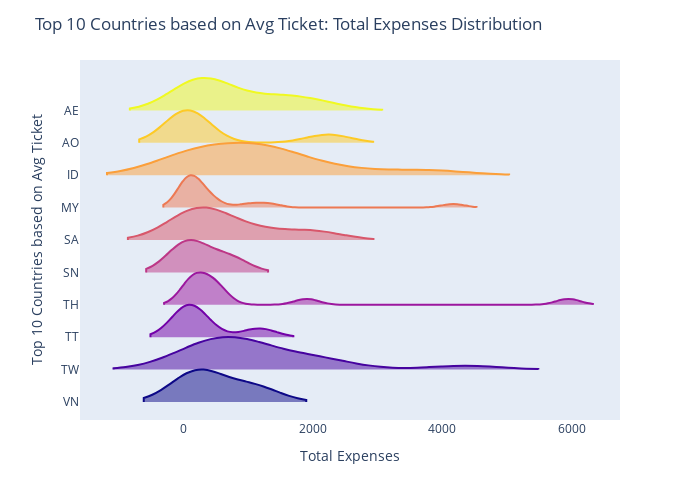

The notebook cell this image was saved under:
### Code cell
fig = px.violin(df_Top_10_Avg , y='customer_country',x="amount", color = 'customer_country', color_discrete_sequence=px.colors.sequential.Plasma_r)
fig.update_traces(orientation='h', side='positive', width=2, points=False)
fig.update_layout(title='Top 10 Countries based on Avg Ticket: Total Expenses Distribution',xaxis_showgrid=False, xaxis_zeroline=False, yaxis_title='Top 10 Countries based on Avg Ticket', xaxis_title='Total Expenses', yaxis = dict(tickmode='linear'), showlegend=False, width=700, height=500,violinmode='group')
fig.show()

### Figure 1 — Plotly figure (JSON) as saved in the notebook; plotly's stock layout.template omitted (floating-point values rounded to 4 significant figures)
{"data": [{"alignmentgroup": "True", "box": {"visible": false}, "hovertemplate": "customer_country=%{y}<br>amount=%{x}<extra></extra>", "legendgroup": "AE", "marker": {"color": "#f0f921"}, "name": "AE", "offsetgroup": "AE", "orientation": "h", "points": false, "scalegroup": "True", "showlegend": true, "side": "positive", "type": "violin", "width": 2, "x": [2027.0, 1581.0, 396, 25.5, 1341.0, 276.7, 768.5, 150, 468.6, 2215.0, 1662.0, 571.3, 205, 678.2, 1301.0, 35, 217.6, 94.3], "x0": " ", "xaxis": "x", "y": ["AE", "AE", "AE", "AE", "AE", "AE", "AE", "AE", "AE", "AE", "AE", "AE", "AE", "AE", "AE", "AE", "AE", "AE"], "y0": " ", "yaxis": "y"}, {"alignmentgroup": "True", "box": {"visible": false}, "hovertemplate": "customer_country=%{y}<br>amount=%{x}<extra></extra>", "legendgroup": "AO", "marker": {"color": "#fdca26"}, "name": "AO", "offsetgroup": "AO", "orientation": "h", "points": false, "scalegroup": "True", "showlegend": true, "side": "positive", "type": "violin", "width": 2, "x": [79.92, 2235, 109.8, 10.8, 35.85], "x0": " ", "xaxis": "x", "y": ["AO", "AO", "AO", "AO", "AO"], "y0": " ", "yaxis": "y"}, {"alignmentgroup": "True", "box": {"visible": false}, "hovertemplate": "customer_country=%{y}<br>amount=%{x}<extra></extra>", "legendgroup": "ID", "marker": {"color": "#fb9f3a"}, "name": "ID", "offsetgroup": "ID", "orientation": "h", "points": false, "scalegroup": "True", "showlegend": true, "side": "positive", "type": "violin", "width": 2, "x": [76.94, 1482.0, 1325, 183.2, 1125, 2456.0, 1500.0, 857.7, 87.86, 3772.0, 925.9, 160.8], "x0": " ", "xaxis": "x", "y": ["ID", "ID", "ID", "ID", "ID", "ID", "ID", "ID", "ID", "ID", "ID", "ID"], "y0": " ", "yaxis": "y"}, {"alignmentgroup": "True", "box": {"visible": false}, "hovertemplate": "customer_country=%{y}<br>amount=%{x}<extra></extra>", "legendgroup": "MY", "marker": {"color": "#ed7953"}, "name": "MY", "offsetgroup": "MY", "orientation": "h", "points": false, "scalegroup": "True", "showlegend": true, "side": "positive", "type": "violin", "width": 2, "x": [1009.0, 174.8, 96.25, 47.95, 261.9, 98.75, 4170.0, 105.8, 459.1, 49.95, 69.95, 1330, 368.9, 47.98], "x0": " ", "xaxis": "x", "y": ["MY", "MY", "MY", "MY", "MY", "MY", "MY", "MY", "MY", "MY", "MY", "MY", "MY", "MY"], "y0": " ", "yaxis": "y"}, {"alignmentgroup": "True", "box": {"visible": false}, "hovertemplate": "customer_country=%{y}<br>amount=%{x}<extra></extra>", "legendgroup": "SA", "marker": {"color": "#d8576b"}, "name": "SA", "offsetgroup": "SA", "orientation": "h", "points": false, "scalegroup": "True", "showlegend": true, "side": "positive", "type": "violin", "width": 2, "x": [1230.0, 2018.0, 2018.0, 1009.0, 293.0, 191.1, 511.7, 57.1, 70, 377.1, 381, 128.0], "x0": " ", "xaxis": "x", "y": ["SA", "SA", "SA", "SA", "SA", "SA", "SA", "SA", "SA", "SA", "SA", "SA"], "y0": " ", "yaxis": "y"}, {"alignmentgroup": "True", "box": {"visible": false}, "hovertemplate": "customer_country=%{y}<br>amount=%{x}<extra></extra>", "legendgroup": "SN", "marker": {"color": "#bd3786"}, "name": "SN", "offsetgroup": "SN", "orientation": "h", "points": false, "scalegroup": "True", "showlegend": true, "side": "positive", "type": "violin", "width": 2, "x": [690.7, 38.9, 83.1], "x0": " ", "xaxis": "x", "y": ["SN", "SN", "SN"], "y0": " ", "yaxis": "y"}, {"alignmentgroup": "True", "box": {"visible": false}, "hovertemplate": "customer_country=%{y}<br>amount=%{x}<extra></extra>", "legendgroup": "TH", "marker": {"color": "#9c179e"}, "name": "TH", "offsetgroup": "TH", "orientation": "h", "points": false, "scalegroup": "True", "showlegend": true, "side": "positive", "type": "violin", "width": 2, "x": [169.5, 1905, 519, 108.9, 553.7, 5948.0, 176.8, 79.89, 388.9, 352.4], "x0": " ", "xaxis": "x", "y": ["TH", "TH", "TH", "TH", "TH", "TH", "TH", "TH", "TH", "TH"], "y0": " ", "yaxis": "y"}, {"alignmentgroup": "True", "box": {"visible": false}, "hovertemplate": "customer_country=%{y}<br>amount=%{x}<extra></extra>", "legendgroup": "TT", "marker": {"color": "#7201a8"}, "name": "TT", "offsetgroup": "TT", "orientation": "h", "points": false, "scalegroup": "True", "showlegend": true, "side": "positive", "type": "violin", "width": 2, "x": [17.5, 274.6, 38.5, 89.85, 1168.0], "x0": " ", "xaxis": "x", "y": ["TT", "TT", "TT", "TT", "TT"], "y0": " ", "yaxis": "y"}, {"alignmentgroup": "True", "box": {"visible": false}, "hovertemplate": "customer_country=%{y}<br>amount=%{x}<extra></extra>", "legendgroup": "TW", "marker": {"color": "#46039f"}, "name": "TW", "offsetgroup": "TW", "orientation": "h", "points": false, "scalegroup": "True", "showlegend": true, "side": "positive", "type": "violin", "width": 2, "x": [708, 490.0, 51.85, 1020.0, 538.7, 2256.0, 414.8, 1715.0, 773.9, 4350.0, 1210.0, 2039.0, 103.7, 957.5], "x0": " ", "xaxis": "x", "y": ["TW", "TW", "TW", "TW", "TW", "TW", "TW", "TW", "TW", "TW", "TW", "TW", "TW", "TW"], "y0": " ", "yaxis": "y"}, {"alignmentgroup": "True", "box": {"visible": false}, "hovertemplate": "customer_country=%{y}<br>amount=%{x}<extra></extra>", "legendgroup": "VN", "marker": {"color": "#0d0887"}, "name": "VN", "offsetgroup": "VN", "orientation": "h", "points": false, "scalegroup": "True", "showlegend": true, "side": "positive", "type": "violin", "width": 2, "x": [221.7, 206.4, 1075.0], "x0": " ", "xaxis": "x", "y": ["VN", "VN", "VN"], "y0": " ", "yaxis": "y"}], "layout": {"height": 500, "legend": {"title": {"text": "customer_country"}, "tracegroupgap": 0}, "margin": {"t": 60}, "showlegend": false, "title": {"text": "Top 10 Countries based on Avg Ticket: Total Expenses Distribution"}, "violinmode": "group", "width": 700, "xaxis": {"anchor": "y", "domain": [0, 1], "showgrid": false, "title": {"text": "Total Expenses"}, "zeroline": false}, "yaxis": {"anchor": "x", "categoryarray": ["VN", "TW", "TT", "TH", "SN", "SA", "MY", "ID", "AO", "AE"], "categoryorder": "array", "domain": [0, 1], "tickmode": "linear", "title": {"text": "Top 10 Countries based on Avg Ticket"}}}}
